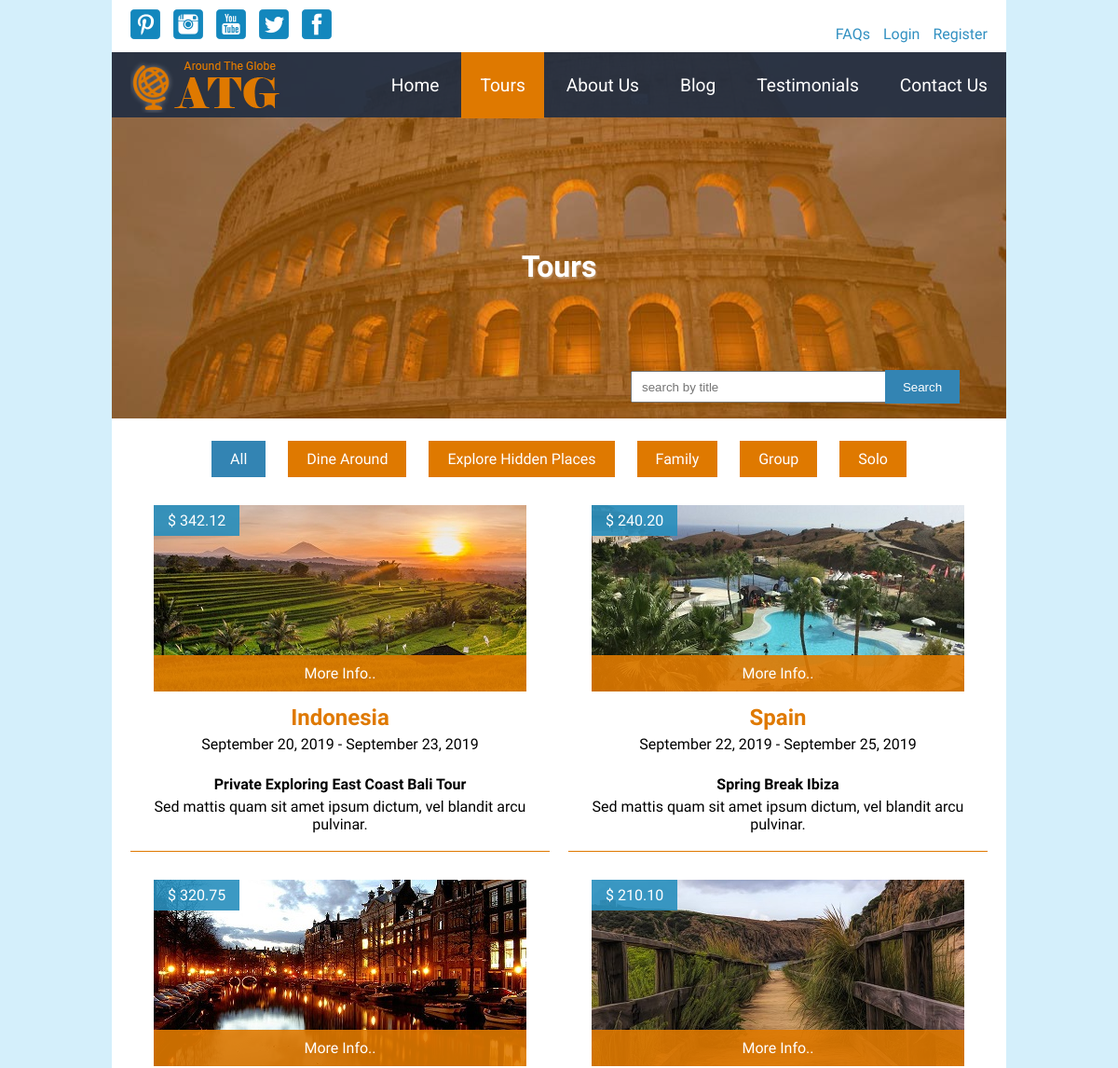
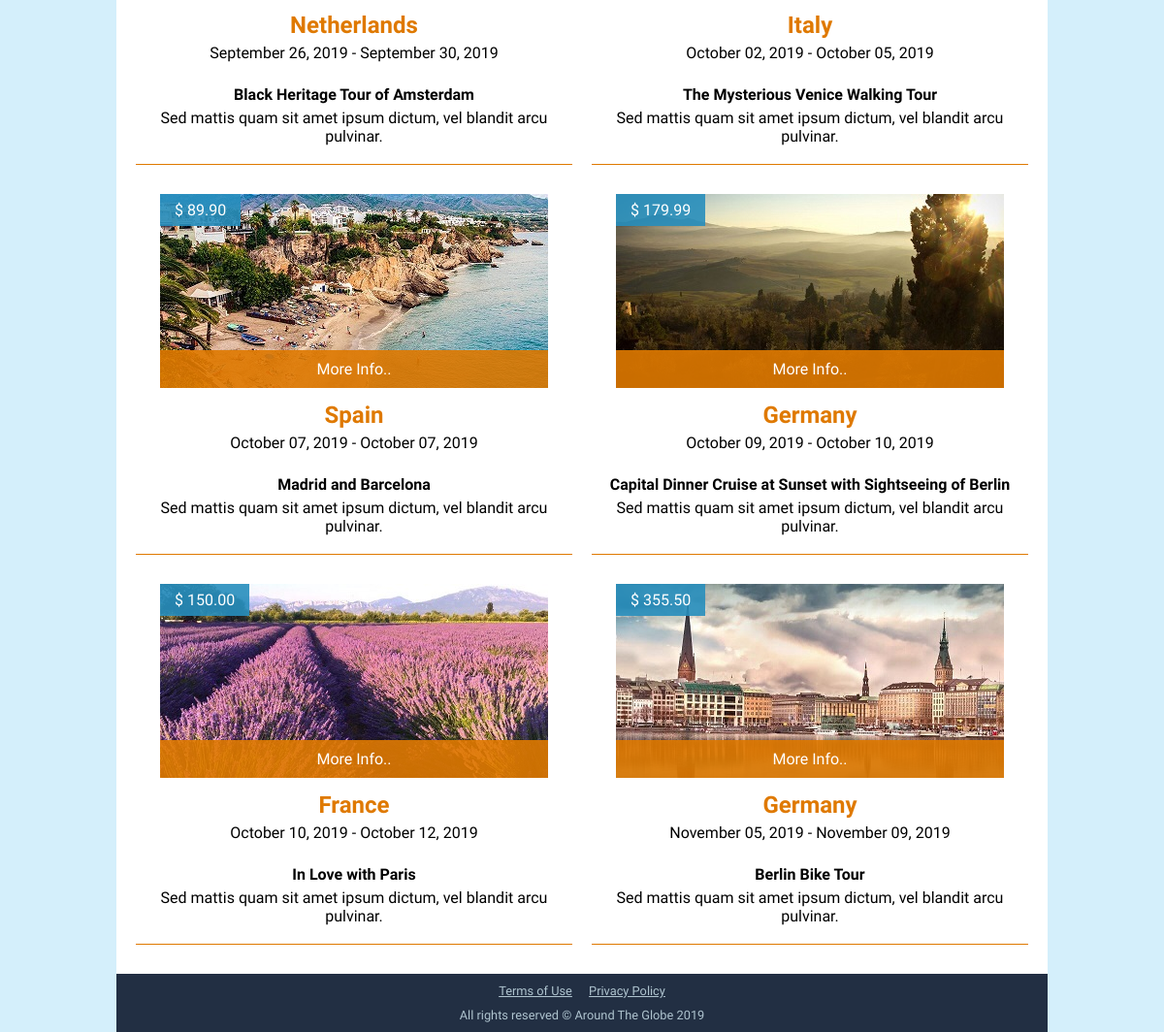
The app's page /tours.php with its own data (2 pictures, top to bottom).
### tables this page shows
CREATE TABLE `categories` (
  `category_id` int(11) NOT NULL AUTO_INCREMENT,
  `name` varchar(60) NOT NULL,
  `description` text,
  `created_at` datetime NOT NULL DEFAULT CURRENT_TIMESTAMP,
  `updated_at` datetime DEFAULT NULL,
  PRIMARY KEY (`category_id`)
);

CREATE TABLE `tours` (
  `tour_id` int(11) NOT NULL AUTO_INCREMENT,
  `title` varchar(255) NOT NULL,
  `category_id` int(11) NOT NULL,
  `featured_image` varchar(255) NOT NULL,
  `thumbnail_image` varchar(255) NOT NULL,
  `description` text NOT NULL,
  `country` varchar(20) NOT NULL,
  `from_date` date NOT NULL,
  `to_date` date NOT NULL,
  `price` decimal(5,2) NOT NULL,
  `booking_ends` date NOT NULL,
  `bookings_available` int(3) NOT NULL,
  `max_allowed_bookings` int(1) NOT NULL,
  `is_featured` tinyint(1) NOT NULL DEFAULT '0',
  `is_published` tinyint(1) NOT NULL DEFAULT '0',
  `created_at` datetime NOT NULL DEFAULT CURRENT_TIMESTAMP,
  `updated_at` datetime DEFAULT NULL,
  PRIMARY KEY (`tour_id`)
);

### app/functions.php (called while the page is built, shortened)
<?php
	function esc($string)
	{
		return htmlentities($string, null, "UTF-8");
	}
	function esc_attr($string)
	{
		return htmlentities($string, ENT_QUOTES, "UTF-8");
	}
	function clean($field)
	{
		if(!empty($_POST[$field])) {
			return esc_attr($_POST[$field]);
		} else {
			return '';
		}
	}

### autoloaders.php (called while the page is built, shortened)
<?php
$autoload = function ($class){
	$prefix = "App\\";
	$base_dir = __DIR__ . '/classes/';
	$len = strlen($prefix);
	$sub_class = substr($class, $len);
	$file = $base_dir . str_replace('\\', '/', $sub_class) . '.php';
};

### classes/Model.php (called while the page is built, shortened)
<?php
class Model
{
	protected static $dbh;
	public static function init($dbh)
	{
		static::$dbh = $dbh;
	}
	public function all($order_by, $for)
	{
		$query = "SELECT * FROM {$this->table} ORDER BY $order_by";
		$stmt = static::$dbh->prepare($query);
		$stmt->execute();
		return $stmt->fetchAll(\PDO::FETCH_ASSOC);
	}
}

### classes/TourModel.php (called while the page is built, shortened)
<?php
class TourModel extends Model
{
	protected $table = 'tours';
	public function all($order_by, $for)
	{
		$condition = '';
		if($for == 'frontend'){
			$current_date = date('Y-m-d');
			$condition = " WHERE is_published = true and booking_ends >= '$current_date' ";
		}
		$query = "SELECT
					tours.*,
					categories.name as category
					FROM
					{$this->table}
					JOIN
					categories USING(category_id)
					$condition
					ORDER BY
					$order_by";
		$stmt = static::$dbh->prepare($query);
		$stmt->execute();
		return $stmt->fetchAll(\PDO::FETCH_ASSOC);
	}
}

### public/tours.php (the view, shortened to what this page needs)
<?php
    $heading = 'Tours';
    $obj_tour = new TourModel;
    if(!empty($_GET['category_id'])){
        $tours = $obj_tour->allByCategory('from_date', 'frontend', $_GET['category_id']);
    } else {
        $tours = $obj_tour->all('from_date', 'frontend');
    }
    $obj_category = new CategoryModel;
    $categories = $obj_category->all('name', 'frontend');
    require '../inc/head.inc.php';
    require '../inc/header.inc.php';
?>
      <main>
        <div id="hero">
          <img src="images/banner.jpg" alt="banner image">
          <div>
            <h1><?=esc($heading)?></h1>
          </div>
          <div class="search">
            <form method="post" action="<?=esc_attr($_SERVER['PHP_SELF'])?>">
              <input type="text" class="txt_search" name="search" placeholder="search by title" value="<?=clean('search')?>">
              <button type="submit">Search</button>
            </form>
          </div>
        </div>
        <div class="categories">
          <a href="tours.php"
            class="<?php
              if(empty($_GET['category_id']) && empty($_POST['search'])){
                  echo esc_attr('selected');
              }
            ?>">All</a>
          <?php foreach ($categories as $category) : ?>
              <a href="tours.php?category_id=<?=esc_attr($category['category_id'])?>"
                  class="<?php
                      if(!empty($_GET['category_id'])){
                        if($category['category_id'] == $_GET['category_id']){
                            echo esc_attr('selected');
                        }
                      }
                  ?>"
                >
                <?=esc($category['name'])?>
              </a>
          <?php endforeach; ?>
        </div>
        <?php
          if (count($tours) > 0) :
            $counter = 0;
            $css_class_align = 'left';
            foreach ($tours as $tour) :
              $counter++;
              if($counter%2 == 1) {
                $css_class_align = 'left';
                echo '<div class="tour_container">';
              } else {
                $css_class_align = 'right';
              }
          ?>
              <div class="tour_box <?=esc_attr($css_class_align)?>">
                <div class="img">
                  <img src="images/uploads/tours/thumbnail/<?=esc_attr($tour['thumbnail_image'])?>" alt="<?=esc_attr($tour['thumbnail_image'])?>">
                  <span class="rate">
                    <?php
                      $price = '$ ' . $tour['price'];
                      echo esc($price);
                    ?>
                  </span>
                  <span class="more"><a href="single_tour.php?tour_id=<?=esc_attr($tour['tour_id'])?>">More Info..</a></span>
                </div>
                <div class="description">
                  <h2><?=esc($tour['country'])?></h2>
                  <p>
                    <?php
                        $formatted_from_date = date('F d, Y', strtotime($tour['from_date']));
                        $formatted_to_date = date('F d, Y', strtotime($tour['to_date']));
                        $duration = $formatted_from_date . ' - ' . $formatted_to_date;
                        echo esc($duration);
                    ?>
                  </p>
                  <br/>
                  <p><strong><?=esc($tour['title'])?></strong></p>
                  <p><?=esc(mb_substr($tour['description'], 0, 100, 'UTF-8'))?></p>
                  <br/>
                </div>
              </div>
          <?php
            if($counter%2 == 0) {
                echo '</div>';
              } else {
                if($counter == count($tours)){
                  echo '</div>';
                }
              }
            endforeach;
          endif;
      ?>
      </main>
      <?php
          require '../inc/footer.inc.php';
      ?>

### public/css/style.css (style rules this page uses)
body { margin: 0; background-color: #d4effb; font-size: 16px; font-family: 'Raleway', Tahoma, sans-serif; }
main { background-color: #fff; }
main div#hero { position: relative; }
main div#hero img { width: 960px; height: 393px; display: inline-block; }

### public/css/mobile.css (style rules this page uses)
body { margin: 0; font-size: 16px; font-family: 'Raleway', Tahoma, sans-serif; }
main div#hero { position: relative; }
main div#hero img { max-width: 100%; height: auto; min-height: 300px; }

### public/css/print.css (style rules this page uses)
body { margin: 0; background-color: #d4effb; font-size: 16px; font-family: 'Raleway', Tahoma, sans-serif; }
main { background-color: #fff; }
main div#hero { position: relative; }
main div#hero img { width: 960px; height: 393px; display: inline-block; }

### records on screen
categories: name "Dine Around"
categories: name "Explore Hidden Places"
categories: name "Family"
categories: name "Group"
categories: name "Solo"
tours: thumbnail_image (picture), price "$ 342.12", country "Indonesia", duration "September 20, 2019 - September 23, 2019", title "Private Exploring East Coast Bali Tour", description "Sed mattis quam sit amet ipsum dictum, vel blandit arcu pulvinar."
tours: thumbnail_image (picture), price "$ 240.20", country "Spain", duration "September 22, 2019 - September 25, 2019", title "Spring Break Ibiza", description "Sed mattis quam sit amet ipsum dictum, vel blandit arcu pulvinar."
tours: thumbnail_image (picture), price "$ 320.75", country "Netherlands", duration "September 26, 2019 - September 30, 2019", title "Black Heritage Tour of Amsterdam", description "Sed mattis quam sit amet ipsum dictum, vel blandit arcu pulvinar."
tours: thumbnail_image (picture), price "$ 210.10", country "Italy", duration "October 02, 2019 - October 05, 2019", title "The Mysterious Venice Walking Tour", description "Sed mattis quam sit amet ipsum dictum, vel blandit arcu pulvinar."
tours: thumbnail_image (picture), price "$ 89.90", country "Spain", duration "October 07, 2019 - October 07, 2019", title "Madrid and Barcelona", description "Sed mattis quam sit amet ipsum dictum, vel blandit arcu pulvinar."
tours: thumbnail_image (picture), price "$ 179.99", country "Germany", duration "October 09, 2019 - October 10, 2019", title "Capital Dinner Cruise at Sunset with Sightseeing of Berlin", description "Sed mattis quam sit amet ipsum dictum, vel blandit arcu pulvinar."
tours: thumbnail_image (picture), price "$ 150.00", country "France", duration "October 10, 2019 - October 12, 2019", title "In Love with Paris", description "Sed mattis quam sit amet ipsum dictum, vel blandit arcu pulvinar."
tours: thumbnail_image (picture), price "$ 355.50", country "Germany", duration "November 05, 2019 - November 09, 2019", title "Berlin Bike Tour", description "Sed mattis quam sit amet ipsum dictum, vel blandit arcu pulvinar."

### other values on screen
$heading "Tours"
